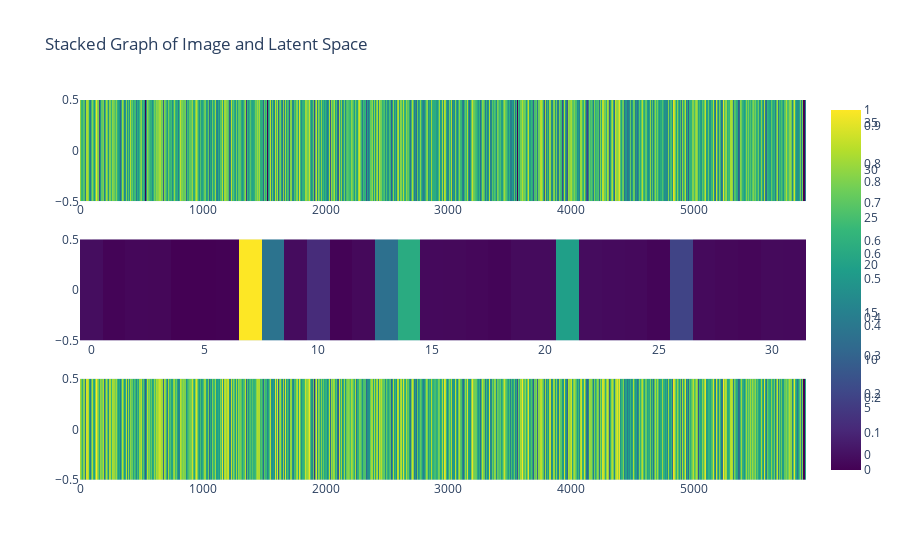

This figure's notebook cell:
### Markdown cell above
### some diagnosis

### Code cell
importlib.reload(visualisation) # to allow modification of the script without restarting the whole session
visualisation.plot_single_obs_processing(x_train, autoencoder)

### Figure 1 — Plotly figure (JSON) as saved in the notebook; plotly's stock layout.template omitted (floating-point values rounded to 4 significant figures; data arrays with more than 128 entries replaced by an {"elided": "..."} marker saying what was removed)
{"data": [{"colorscale": [[0, "#440154"], [0.1111, "#482878"], [0.2222, "#3e4989"], [0.3333, "#31688e"], [0.4444, "#26828e"], [0.5556, "#1f9e89"], [0.6667, "#35b779"], [0.7778, "#6ece58"], [0.8889, "#b5de2b"], [1, "#fde725"]], "type": "heatmap", "xaxis": "x", "yaxis": "y", "z": {"elided": "1x5914 float values"}}, {"colorscale": [[0, "#440154"], [0.1111, "#482878"], [0.2222, "#3e4989"], [0.3333, "#31688e"], [0.4444, "#26828e"], [0.5556, "#1f9e89"], [0.6667, "#35b779"], [0.7778, "#6ece58"], [0.8889, "#b5de2b"], [1, "#fde725"]], "type": "heatmap", "xaxis": "x2", "yaxis": "y2", "z": [[-0.3444, -1.276, -0.9411, -0.975, -1.599, -1.554, -1.456, 36.32, 12.79, -0.4329, 3.17, -1.353, -0.7422, 12.4, 21.61, -0.6851, -0.7454, -0.9443, -1.156, -0.5586, -0.4958, 19.67, -0.3786, -0.5792, -0.7198, -1.169, 6.136, -0.6385, -0.8549, -1.055, -0.6161, -0.7116]]}, {"colorscale": [[0, "#440154"], [0.1111, "#482878"], [0.2222, "#3e4989"], [0.3333, "#31688e"], [0.4444, "#26828e"], [0.5556, "#1f9e89"], [0.6667, "#35b779"], [0.7778, "#6ece58"], [0.8889, "#b5de2b"], [1, "#fde725"]], "type": "heatmap", "xaxis": "x3", "yaxis": "y3", "z": {"elided": "1x5914 float values"}}], "layout": {"showlegend": false, "title": {"text": "Stacked Graph of Image and Latent Space"}, "xaxis": {"anchor": "y", "domain": [0, 1]}, "xaxis2": {"anchor": "y2", "domain": [0, 1]}, "xaxis3": {"anchor": "y3", "domain": [0, 1]}, "yaxis": {"anchor": "x", "domain": [0.7333, 1]}, "yaxis2": {"anchor": "x2", "domain": [0.3667, 0.6333]}, "yaxis3": {"anchor": "x3", "domain": [0, 0.2667]}}}
